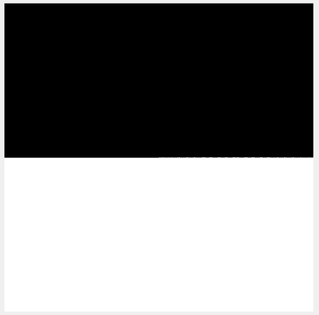
%> input picture Assignment1/sample_inp.png, 319 x 315 px, shrunk from 526 x 520 before the run
$ octave q5.m   (GNU Octave 9; MATLAB toolbox functions it lacks are replaced by stand-ins)
%> lines starting %> are read from the running program, lines starting %| are printed output that depends on the picture; in (x1, y1, x2, y2) boxes, pixels count from 0 and x2, y2 are one past the last pixel; in counts of white or black regions, pixels touching at a corner belong together; the program's own positions count from 1
clc;
filter = [1,2,1;0,0,0;-1,-2,-1];
im = imread('sample_inp.png');
%> im is the input picture: size 315x319x3 uint8; min 0, max 255, mean 133.4
finalim = zeros(size(im,1)+2,size(im,2)+2,size(im,3));
finalim(:,:,1) = conv2(im(:,:,1),filter);
finalim(:,:,2) = conv2(im(:,:,2),filter);
finalim(:,:,3) = conv2(im(:,:,3),filter);
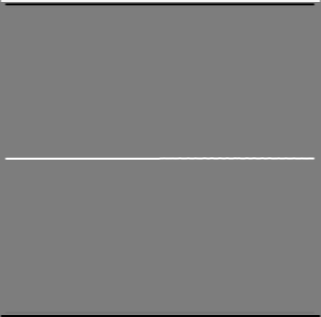
%> finalim: size 317x321x3 double; min -988, max 1020, mean 0; drawn with min black and max white
imshow(finalim);
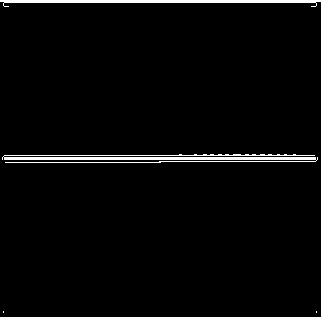
%> displayed picture: size 317x321x3, on the screen's scale of 0 to 255; 2.6% white; 4 white regions (2 under 20 px), largest, box (x1, y1, x2, y2) and area: (2, 154, 318, 163) 1624, (0, 0, 321, 7) 970

% a)
filter = [1,2,1;0,0,0;-1,-2,-1];
im = imread('blur.jpg');
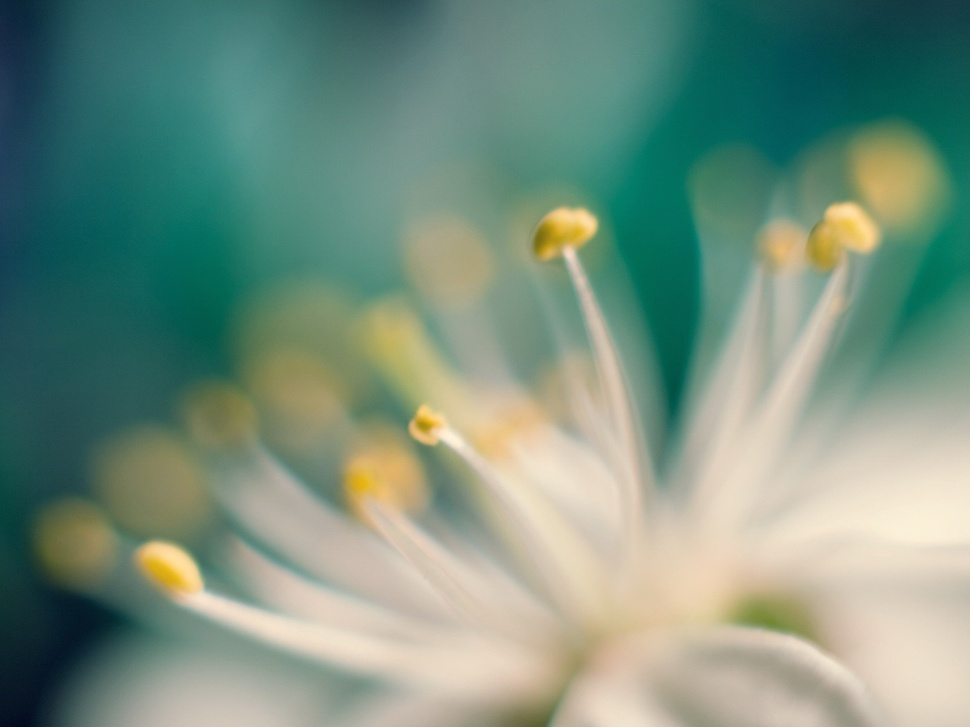
%> input picture Assignment1/blur.jpg, 970 x 727 px, shrunk from 1600 x 1200 before the run
%> im is the input picture: size 727x970x3 uint8; mean R, G, B 118.5, 144.6, 127.7
finalim = zeros(size(im,1)+2,size(im,2)+2,size(im,3));
finalim(:,:,1) = conv2(im(:,:,1),filter);
%> finalim: size 729x972x3 double
finalim(:,:,2) = conv2(im(:,:,2),filter);
finalim(:,:,3) = conv2(im(:,:,3),filter);
imshow(finalim);
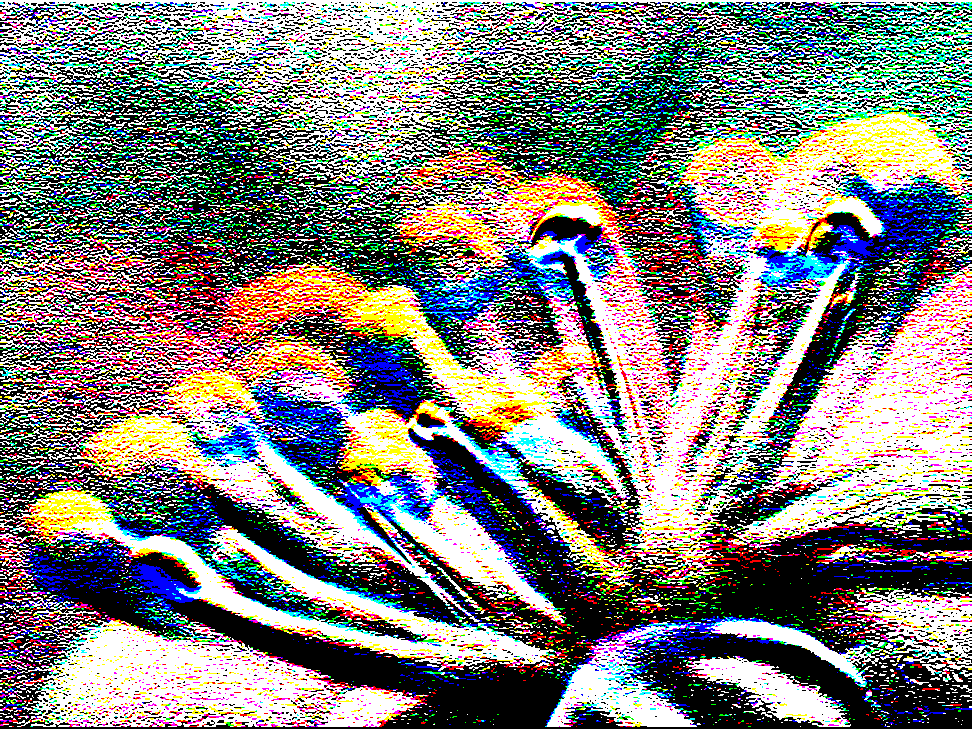
%> displayed picture: size 729x972x3, on the screen's scale of 0 to 255; mean R, G, B 130.6, 129.2, 125.5

% b)
im = imread('blur.jpg');
filter = [1,2,1;0,0,0;-1,-2,-1];
finalim = zeros(size(im,1)+2,size(im,2)+2,size(im,3));
finalim(:,:,1) = conv2(im(:,:,1),filter.');
finalim(:,:,2) = conv2(im(:,:,2),filter.');
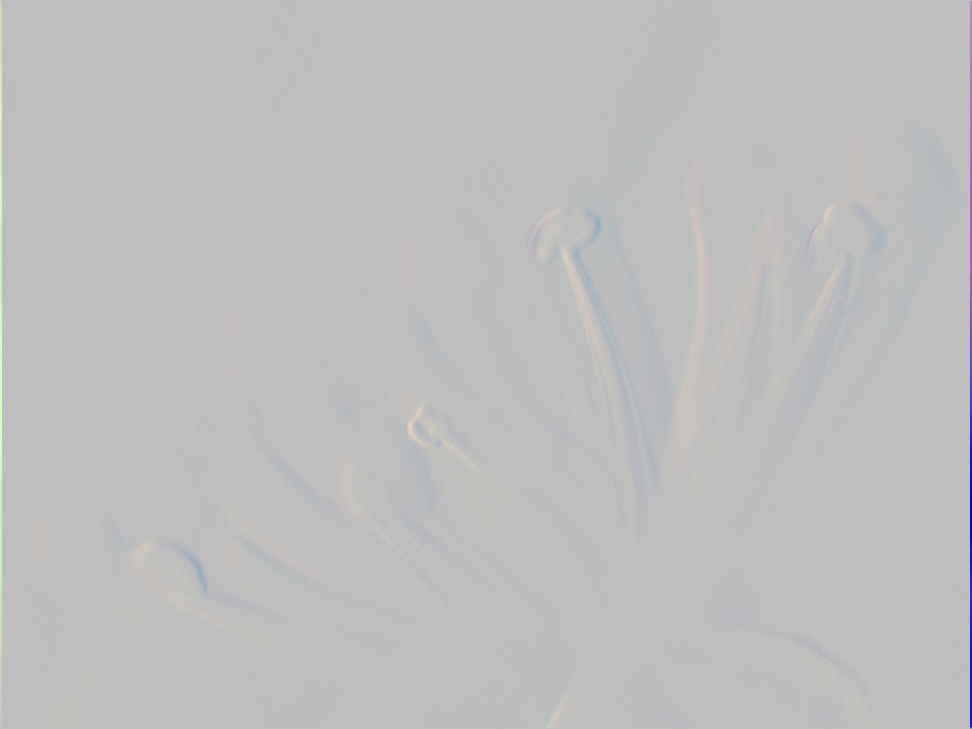
%> finalim: size 729x972x3 double; mean R, G, B 0, 0, 0; mean of the top-left, top-right, bottom-left and bottom-right quarters 1.5, -1.5, 2.1, -2.1; drawn with min black and max white
finalim(:,:,3) = conv2(im(:,:,3),filter.');
imshow(finalim);
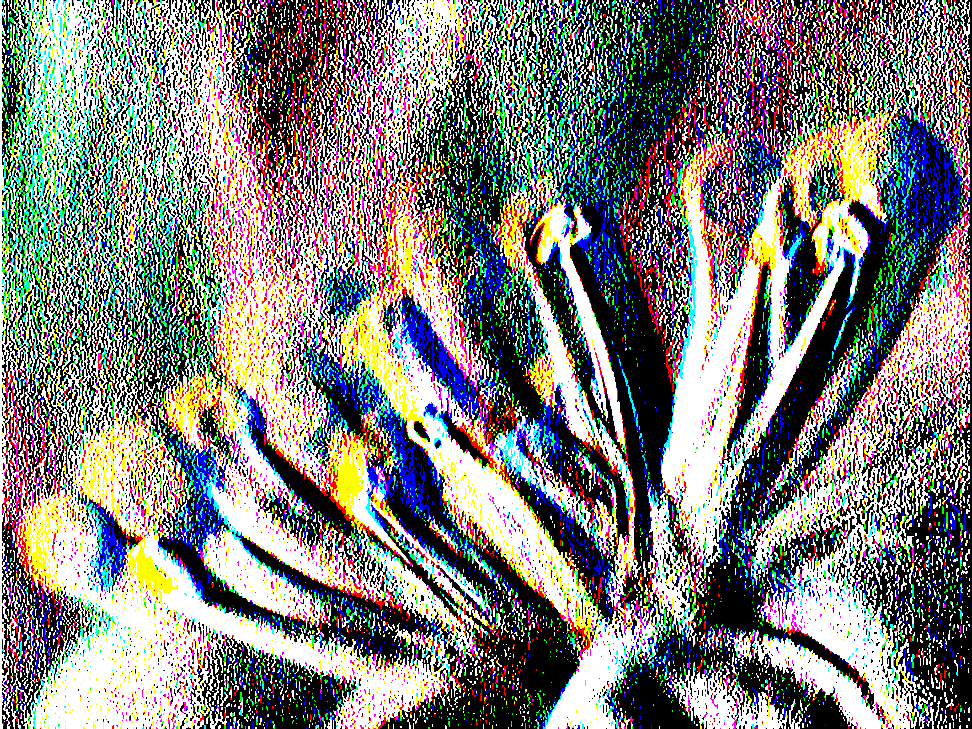
%> displayed picture: size 729x972x3, on the screen's scale of 0 to 255; mean R, G, B 128.8, 128.1, 124.6

% c)
im = imread('blur.jpg');
filter = [1,2,1;0,0,0;-1,-2,-1];
finalim = zeros(size(im,1)+2,size(im,2)+2,size(im,3));
finalim(:,:,1) = conv2(im(:,:,1),filter)+conv2(im(:,:,1),filter.');
finalim(:,:,2) = conv2(im(:,:,2),filter)+conv2(im(:,:,2),filter.');
finalim(:,:,3) = conv2(im(:,:,3),filter)+conv2(im(:,:,3),filter.');
imshow(finalim);
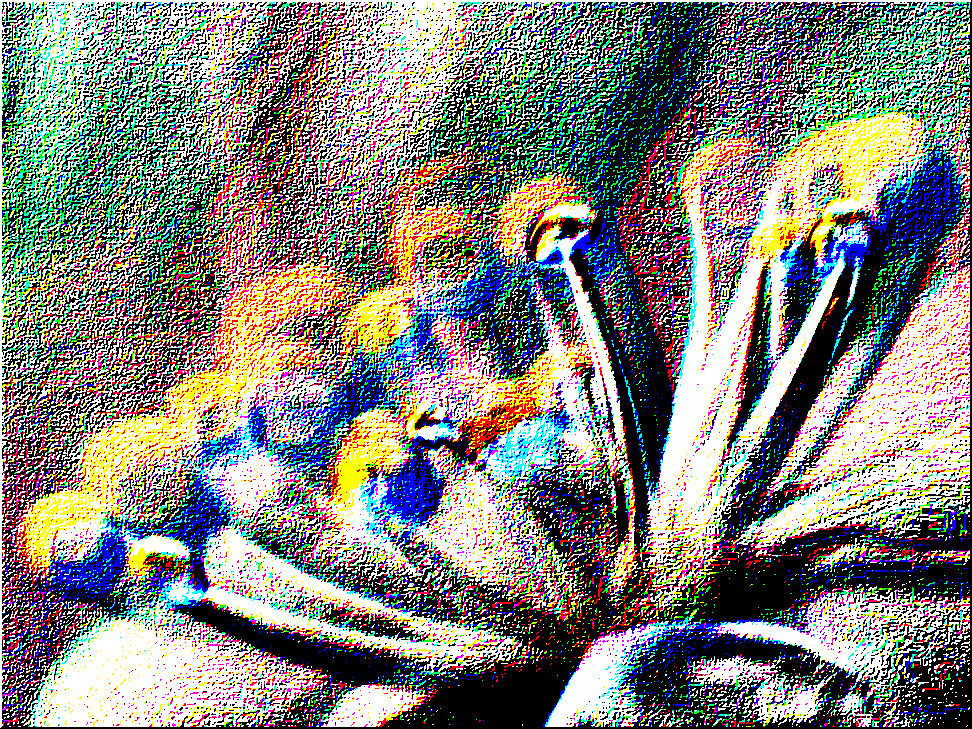
%> displayed picture: size 729x972x3, on the screen's scale of 0 to 255; mean R, G, B 132.2, 131.2, 125.8

% d)
% Using following 3 images:vegeta.jpg,Pikachu.jpg,a18.jpg
